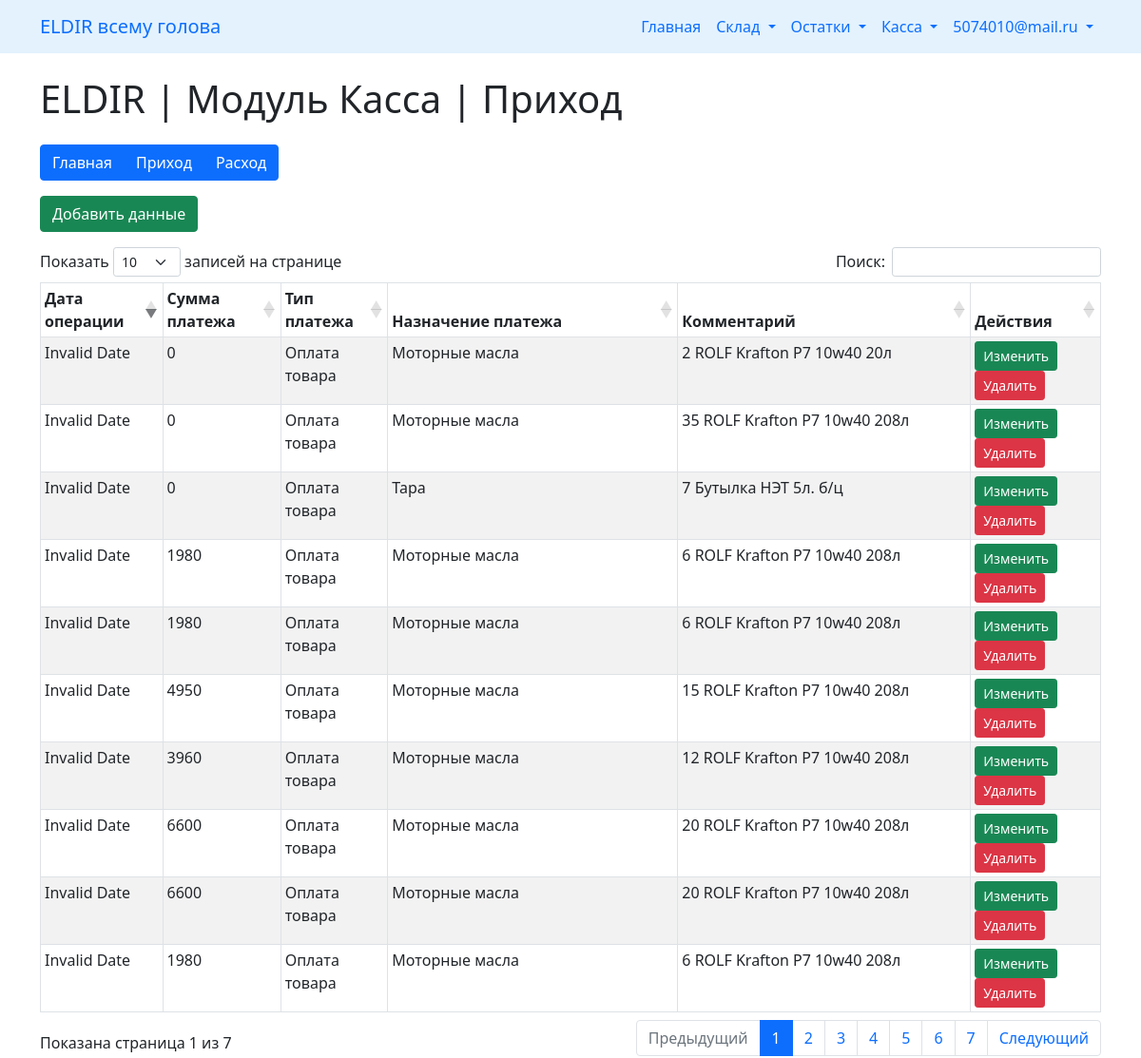
Screenshot of /balance/income/index.php (signed in) with the database file from the repository.
### tables this page shows
CREATE TABLE `balance_income_expenses` (
  `id` int(11) NOT NULL,
  `sign_of_calculation` varchar(100) NOT NULL COMMENT 'признак расчёта',
  `payment_method` varchar(100) NOT NULL DEFAULT 'non-cash' COMMENT 'метод оплаты',
  `summa` int(11) NOT NULL COMMENT 'сумма платежа',
  `type_payment` varchar(200) NOT NULL,
  `purpose_payment` varchar(200) NOT NULL,
  `comment` varchar(200) NOT NULL,
  `confirm` int(11) NOT NULL DEFAULT '0',
  `date_operations` date NOT NULL COMMENT 'дата операции',
  `date_add` datetime NOT NULL DEFAULT CURRENT_TIMESTAMP COMMENT 'Дата заполнения',
  `history` int(11) NOT NULL COMMENT 'Прошлые записи',
  `is_deleted` int(11) NOT NULL DEFAULT '0' COMMENT 'Признак удаления'
);

### balance/income/index.php (the view, shortened to what this page needs)
<?
function get_text_type_payment($number){
    if( $number == 2) return 'Оплата товара';
}
?>
<!doctype html>
<html lang="en">
  <head>
    <link href="https://cdn.jsdelivr.net/npm/bootstrap@5.1.3/dist/css/bootstrap.min.css" rel="stylesheet">
    <link rel="stylesheet" href="//cdn.jsdelivr.net/npm/alertifyjs@1.13.1/build/css/alertify.min.css"/>
</head>
<body>
    <? require_once('../../nav.php'); ?>
    <div class="container mt-4">
        <div class="row">
            <div class="col-md-12">
                <h1>ELDIR | Модуль Касса | Приход </h1>
            </div>
        </div>
        <? require_once('../nav_balance.php'); ?>
        <div class="row mt-3">
            <div class="col-md-12">
                <button type="button" class="btn btn-success" data-bs-toggle="modal" data-bs-target="#infoAddModal">
                    Добавить данные
                </button>
            </div>
        </div>
        <div class="row mt-3">
            <div class="col-md-12">
                <div class="table-responsive-sm">
                    <table id="myTable" class=" table table-bordered table-striped table-sm table-hover">
                        <thead>
                            <tr>
                                <th>Дата операции</th>
                                <th>Сумма платежа</th>
                                <th>Тип платежа</th>
                                <th>Назначение платежа</th>
                                <th>Комментарий</th>
                                <th>Действия</th>
                            </tr>
                        </thead>
                        <tbody>
                            <?php
                            require __DIR__ . '/../../dbcon.php';
                            $query = "SELECT * FROM balance_income_expenses WHERE sign_of_calculation = 'income' AND is_deleted=0";
                            $query_run = mysqli_query($con, $query);
                            if(mysqli_num_rows($query_run) > 0)
                            {
                                foreach($query_run as $payment)
                                {
                                    ?>
                                    <tr>
                                        <td><?= $payment['date_operations'] ?></td>
                                        <td><?= $payment['summa'] ?></td>
                                        <td><?= get_text_type_payment($payment['type_payment']) ?></td>
                                        <td><?= $payment['purpose_payment'] ?></td>
                                        <td><?= $payment['comment'] ?></td>
                                        <td>
                                            <button type="button" value="<?=$payment['id'];?>" class="editInfoBtn btn btn-success btn-sm">Изменить</button>
                                            <button type="button" value="<?=$payment['id'];?>" class="deleteInfoBtn btn btn-danger btn-sm">Удалить</button>
                                        </td>
                                    </tr>
                                    <?php
                                }
                            }
                            ?>
                        </tbody>
                    </table>
                </div>
            </div>
        </div>
    </div>
    <link rel="stylesheet" href="//cdn.datatables.net/1.13.4/css/dataTables.bootstrap5.min.css"/>
</body>
</html>

### rows the page displays
balance_income_expenses: summa "0", type_payment "Оплата товара", purpose_payment "Моторные масла", comment "2 ROLF Krafton P7 10w40 20л", $payment['id'] 1 (drawn)
balance_income_expenses: summa "0", type_payment "Оплата товара", purpose_payment "Моторные масла", comment "35 ROLF Krafton P7 10w40 208л", $payment['id'] 2 (drawn)
balance_income_expenses: summa "0", type_payment "Оплата товара", purpose_payment "Тара", comment "7 Бутылка НЭТ 5л. б/ц", $payment['id'] 3 (drawn)
balance_income_expenses: summa "1980", type_payment "Оплата товара", purpose_payment "Моторные масла", comment "6 ROLF Krafton P7 10w40 208л", $payment['id'] 4 (drawn)
balance_income_expenses: summa "1980", type_payment "Оплата товара", purpose_payment "Моторные масла", comment "6 ROLF Krafton P7 10w40 208л", $payment['id'] 5 (drawn)
balance_income_expenses: summa "4950", type_payment "Оплата товара", purpose_payment "Моторные масла", comment "15 ROLF Krafton P7 10w40 208л", $payment['id'] 6 (drawn)
balance_income_expenses: summa "3960", type_payment "Оплата товара", purpose_payment "Моторные масла", comment "12 ROLF Krafton P7 10w40 208л", $payment['id'] 7 (drawn)
balance_income_expenses: summa "6600", type_payment "Оплата товара", purpose_payment "Моторные масла", comment "20 ROLF Krafton P7 10w40 208л", $payment['id'] 8 (drawn)
balance_income_expenses: summa "6600", type_payment "Оплата товара", purpose_payment "Моторные масла", comment "20 ROLF Krafton P7 10w40 208л", $payment['id'] 9 (drawn)
balance_income_expenses: summa "1980", type_payment "Оплата товара", purpose_payment "Моторные масла", comment "6 ROLF Krafton P7 10w40 208л", $payment['id'] 10 (drawn)

### other values shown
$_SESSION['loginemail'] "5074010@mail.ru"
